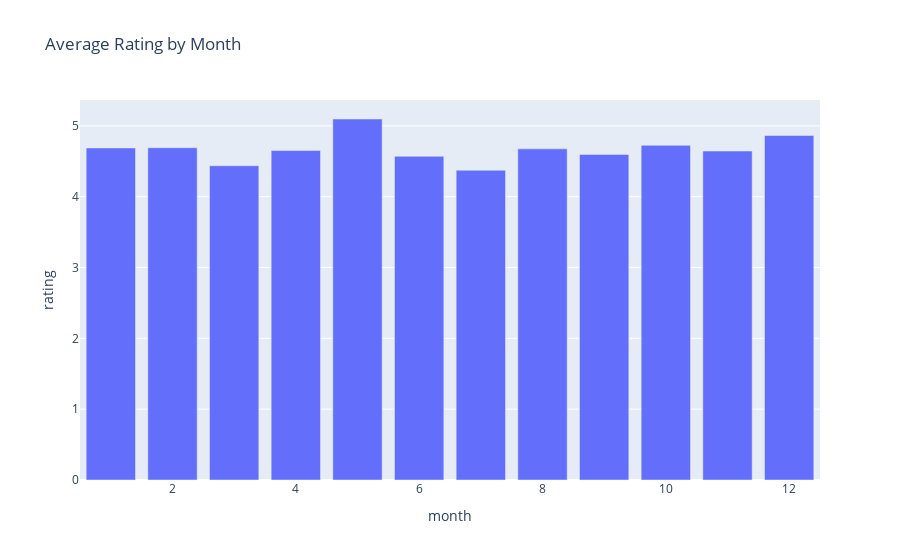

The cell this chart's notebook holds for it:
### Code cell
#months do not matter
fig = px.bar(
    monthly_avg,
    x='month',
    y='rating',
    title='Average Rating by Month'
)
fig.show()

### Figure 1 — Plotly figure (JSON) as saved in the notebook; plotly's stock layout.template omitted (floating-point values rounded to 4 significant figures)
{"data": [{"alignmentgroup": "True", "hovertemplate": "month=%{x}<br>rating=%{y}<extra></extra>", "legendgroup": "", "marker": {"color": "#636efa", "pattern": {"shape": ""}}, "name": "", "offsetgroup": "", "orientation": "v", "showlegend": false, "textposition": "auto", "type": "bar", "x": [1, 2, 3, 4, 5, 6, 7, 8, 9, 10, 11, 12], "xaxis": "x", "y": [4.688, 4.691, 4.437, 4.651, 5.097, 4.57, 4.373, 4.675, 4.596, 4.725, 4.644, 4.864], "yaxis": "y"}], "layout": {"barmode": "relative", "legend": {"tracegroupgap": 0}, "title": {"text": "Average Rating by Month"}, "xaxis": {"anchor": "y", "domain": [0, 1], "title": {"text": "month"}}, "yaxis": {"anchor": "x", "domain": [0, 1], "title": {"text": "rating"}}}}
